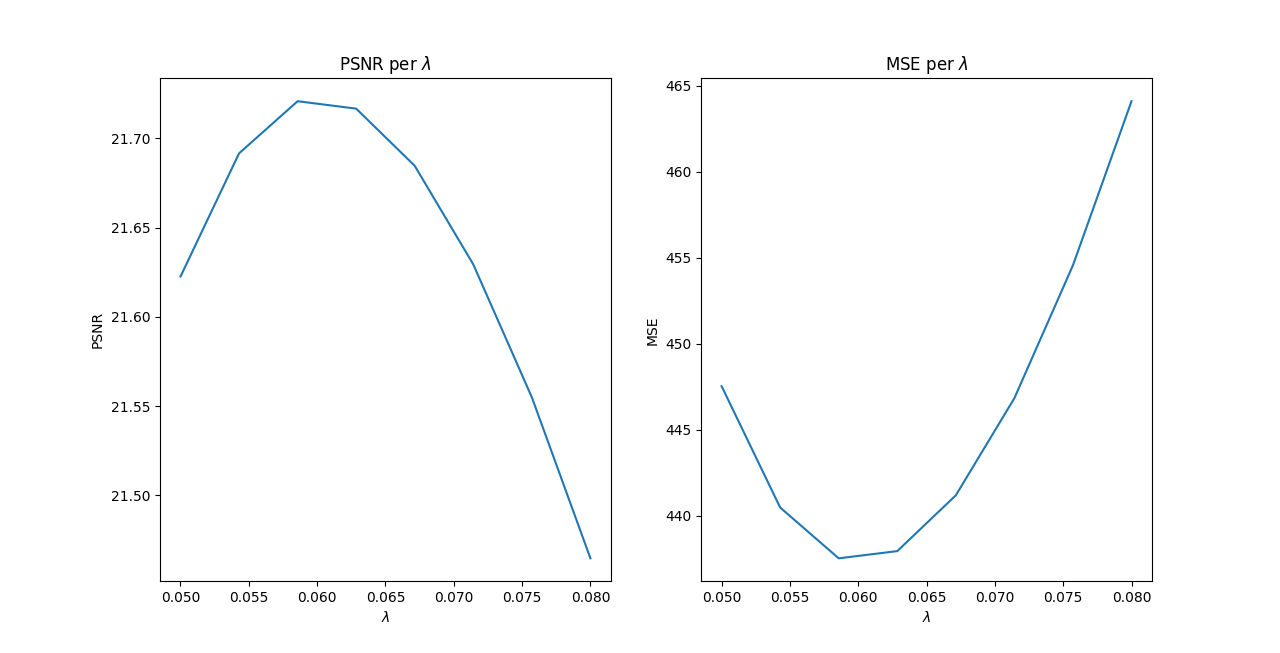

Write Python code to recreate this figure.
import cv2 as cv
import numpy as np
import matplotlib.pyplot as plt
from skimage import data, metrics
from scipy import signal
from numpy import fft
from utils import psf_fft, A, AT, gaussian_kernel
from scipy.optimize import minimize
from skimage.io import imread
import os
img = 'modena.png'
cur_dir = os.path.dirname(os.path.abspath(__file__))
X = imread(os.path.join(cur_dir, img), as_gray=True)
m, n = X.shape

# Genera il filtro di blur
k = gaussian_kernel(5, 1.3)
# Blur with FFT
K = psf_fft(k, 5, X.shape)
X_blurred = A(X, K)

# rumore gaussiano con deviazione standard nell’ intervallo (0, 0, 05].
sigma = 0.05
noise = np.random.normal(0, sigma, X.shape)

# Aggiungi blur e rumore
y = X_blurred + noise
PSNR = metrics.peak_signal_noise_ratio(X, y)
ATy = AT(y, K)

# Downsampling con fattore di sottocampionamento S
S=4
X_d = X[::S,::S]
y_d = y[::S,::S]
K_d = K[::S,::S]
ATy_d = AT(y_d, K_d)

# Funzione da minimizzare
def f(x, L):
    nsq = np.sum(np.square(x))
    x  = x.reshape((m//S, n//S))
    Ax = A(x, K_d)
    return 0.5 * np.sum(np.square(Ax - y_d)) + 0.5 * L * nsq

# Gradiente della funzione da minimizzare
def df(x, L):
    Lx = L * x
    x = x.reshape(m//S, n//S)
    ATAx = AT(A(x,K_d),K_d)
    d = ATAx - ATy_d
    return d.reshape(m//S * n//S) + Lx

x0 = y_d.reshape(m//S*n//S)
# lambdas = [0.05, 0.06, 0.07, 0.08]
lambdas = np.linspace(0.05, 0.08, 8)
PSNRs = []
MSEs = []
images = []

# Ricostruzione per diversi valori del parametro di regolarizzazione
for i, L in enumerate(lambdas):
    # Esegui la minimizzazione con al massimo 50 iterazioni
    max_iter = 50
    res = minimize(f, x0, (L), method='CG', jac=df, options={'maxiter':max_iter})

    # Aggiungi la ricostruzione nella lista images
    X_curr = res.x.reshape(X_d.shape)
    images.append(X_curr)

    # Stampa il PSNR per il valore di lambda attuale
    PSNR = metrics.peak_signal_noise_ratio(X_d, X_curr)
    PSNRs.append(PSNR)

    # Stampa il MSE per il valore di lambda attuale
    MSE = metrics.mean_squared_error(X_d, X_curr)
    MSEs.append(MSE)

    print(f'PSNR for lambda={L}: {PSNR}')

# Stampa il PSNR ed MSE per il valore di lambda attuale
ax1 = plt.subplot(1, 2, 1)
ax1.plot(lambdas, PSNRs)
plt.title('PSNR per $\lambda$')
plt.ylabel("PSNR")
plt.xlabel('$\lambda$')
ax2 = plt.subplot(1, 2, 2)
ax2.plot(lambdas, MSEs)
plt.title('MSE per $\lambda$')
plt.ylabel("MSE")
plt.xlabel('$\lambda$')
plt.show()

# Stampa originale e le ricostruzioni
plt.figure()
plt.subplot(2, 5, 1)
plt.imshow(X, cmap='gray')
plt.title('Originale')
plt.subplot(2, 5, 2)
y_d = A(X_d, K_d)
plt.imshow(y_d, cmap='gray')
plt.title('Corrotta')
for i, X_curr in enumerate(images):
    plt.subplot(2, 5, i + 3)
    plt.imshow(X_curr, cmap='gray')
    plt.title(f'$\lambda = {lambdas[i]:.3f}$')
plt.show()
